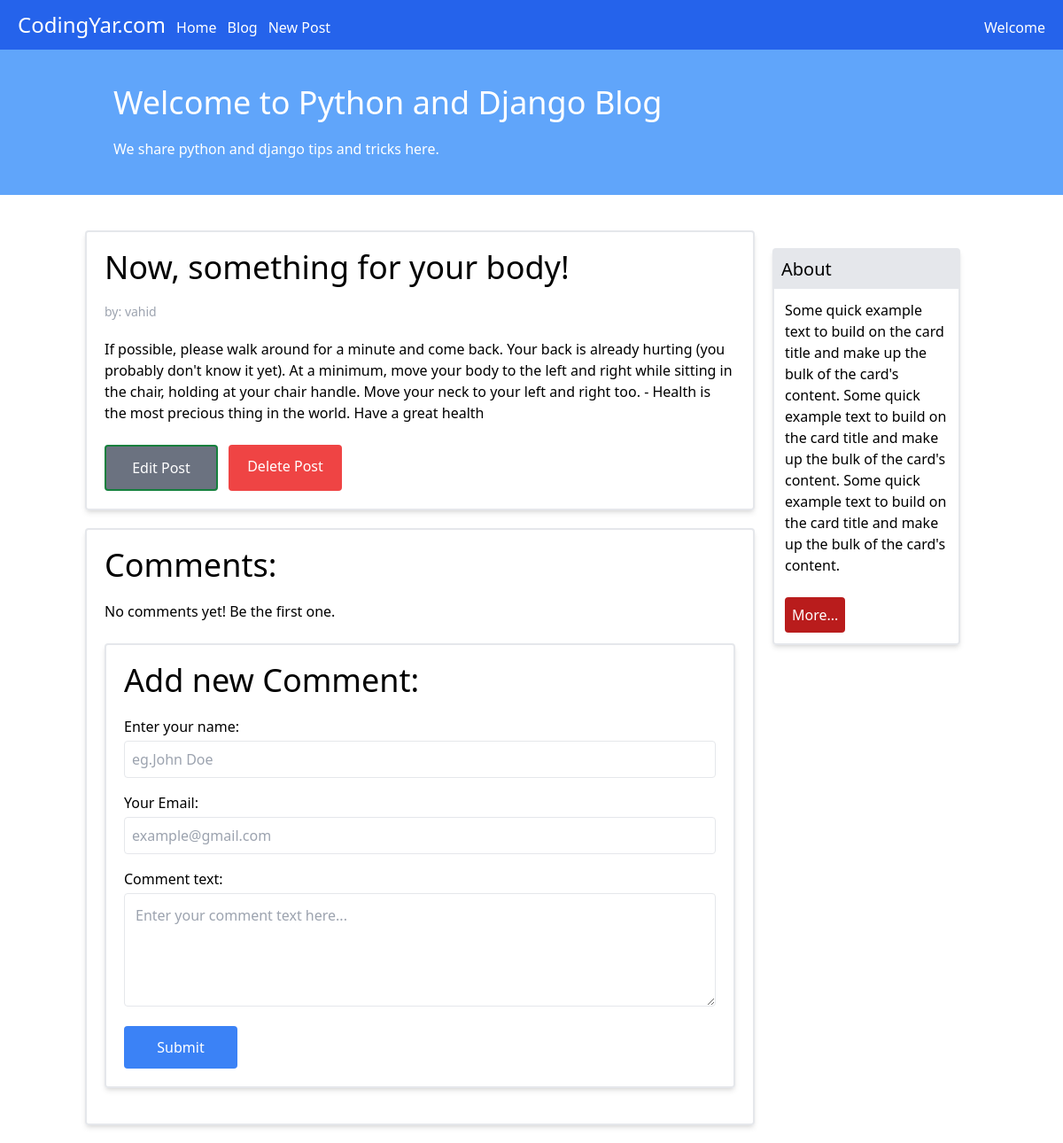
Page /blog/1/ on the committed database.
### blog/models.py (models this page shows, shortened)
class Post(models.Model):
    STATUS_CHOICES = (('pub', 'publish'), ('drf', 'draft'))
    title = models.CharField(max_length=100)
    text = models.TextField()
    author = models.ForeignKey(User, on_delete=models.CASCADE)
    datetime_created = models.DateTimeField(auto_now_add=True)
    datetime_modified = models.DateTimeField(auto_now=True)
    status = models.CharField(choices=STATUS_CHOICES, max_length=3)

### blog/views.py (the view)
# urls.py: path('<int:pk>/', views.PostDetailView, name='post_detail')
def PostDetailView(request, pk):
    post = get_object_or_404(Post, pk=pk)
    return render(request, 'blog/post_detail.html', {'post': post})

### blog/templates/blog/post_detail.html (shortened to what this page needs)
{% extends '_base.html' %}
{% load static %}
{% block css %}
<link rel="stylesheet" href="{%static 'blog/post_detail.css' %}">
{% endblock css %}
{% block content %}
<main class="flex pt-10 px-24">
    <div class="w-3/4">
        <div class="p-5 border-2 rounded shadow-md mb-5">
            <h3 class="text-4xl mb-5">{{ post.title}}</h3>
            <p class="text-gray-400 text-sm mb-5">by: {{ post.author}}</p>
            <p class="mb-6">
                {{ post.text }}
            </p>
            <div class="flex relative ">
                <a href="#"
                    class=" text-white rounded bg-gray-500 py-3 w-32 text-center hover:bg-gray-700 border-2 border-green-700 mr-3">
                    Edit Post
                </a>
                <a href="#"
                    class=" text-white rounded bg-red-500 py-3 w-32 text-center hover:bg-red-700 mr-3">
                    Delete Post
                </a>
            </div>
        </div>
        <div class="p-5 border-2 rounded shadow-md mb-5">
            <h3 class="text-4xl mb-5">Comments:</h3>
            <p class="mb-6">No comments yet! Be the first one.</p>
        <div class="p-5 border-2 rounded shadow-md mb-5">
            <h3 class="text-4xl mb-5">Add new Comment:</h3>
            <label for="name">Enter your name:</label><br/>
            <input
                    class="w-full border focus:border-cyan-500 focus:outline-none p-2 focus:ring-4 rounded mt-1 mb-4"
                    type="text"
                    name="name"
                    id="name"
                    placeholder="eg.John Doe"
            /><br/>
            <label for="email">Your Email:</label><br/>
            <input
                    class="w-full border focus:border-cyan-500 focus:outline-none p-2 focus:ring-4 rounded mt-1 mb-4"
                    type="email"
                    name="email"
                    id="email"
                    placeholder="example@gmail.com"
            /><br/>
            <label for="text">Comment text:</label><br/>
            <textarea
                    name="text"
                    id="text"
                    class="w-full border focus:border-cyan-500 focus:outline-none p-3 h-32 focus:ring-4 rounded mt-1 mb-4"
                    placeholder="Enter your comment text here..."
            ></textarea>
      <button
        class="text-white rounded bg-blue-500 py-3 w-32 text-center hover:bg-blue-700 focus:ring-4 focus:outline-none"
      >
        Submit
      </button>
        </div>
    </div>
    </div>
    <aside class="w-1/4 p-5">
        <div class="shadow-md border-2 rounded">
            <div class="bg-gray-200 p-2 text-xl">About</div>
            <div class="p-3">
                <p class="mb-6">
                    Some quick example text to build on the card title and make up the
                    bulk of the card's content. Some quick example text to build on
                    the card title and make up the bulk of the card's content. Some
                    quick example text to build on the card title and make up the bulk
                    of the card's content.
                </p>
                <button
                        class="text-white rounded bg-red-700 p-2 hover:bg-red-600 focus:ring-4 focus:ring-red-200 focus:outline-none"
                >
                    More...
                </button>
            </div>
        </div>
    </aside>
</main>
{% endblock content %}

### blog/static/blog/post_detail.css (style rules this page uses)
html, :host { line-height: 1.5; -webkit-text-size-adjust: 100%; -moz-tab-size: 4; -o-tab-size: 4; tab-size: 4; font-family: ui-sans-serif, system-ui, sans-serif, "Apple Color Emoji", "Segoe UI Emoji", "Segoe UI Symbol", "Noto Color Emoji"; font-feature-settings: normal; font-variation-settings: normal; -webkit-tap-highlight-color: transparent; }
body { margin: 0; line-height: inherit; }
h1, h2, h3, h4, h5, h6 { font-size: inherit; font-weight: inherit; }
a { color: inherit; text-decoration: inherit; }
button, input, optgroup, select, textarea { font-family: inherit; font-feature-settings: inherit; font-variation-settings: inherit; font-size: 100%; font-weight: inherit; line-height: inherit; color: inherit; margin: 0; padding: 0; }
button, select { text-transform: none; }
button, [type='button'], [type='reset'], [type='submit'] { -webkit-appearance: button; background-color: transparent; background-image: none; }
blockquote, dl, dd, h1, h2, h3, h4, h5, h6, hr, figure, p, pre { margin: 0; }
textarea { resize: vertical; }
input::placeholder, textarea::placeholder { opacity: 1; color: #9ca3af; }
button, [role="button"] { cursor: pointer; }
.relative { position: relative; }
.mb-4 { margin-bottom: 1rem; }
.mb-5 { margin-bottom: 1.25rem; }
.mb-6 { margin-bottom: 1.5rem; }
.mr-3 { margin-right: 0.75rem; }
.mt-1 { margin-top: 0.25rem; }
.flex { display: flex; }
.h-32 { height: 8rem; }
.w-1\/4 { width: 25%; }
.w-3\/4 { width: 75%; }
.w-32 { width: 8rem; }
.w-full { width: 100%; }
.rounded { border-radius: 0.25rem; }
.border { border-width: 1px; }
.border-2 { border-width: 2px; }
.border-green-700 { --tw-border-opacity: 1; border-color: rgb(21 128 61 / var(--tw-border-opacity)); }
.bg-blue-500 { --tw-bg-opacity: 1; background-color: rgb(59 130 246 / var(--tw-bg-opacity)); }
.bg-gray-200 { --tw-bg-opacity: 1; background-color: rgb(229 231 235 / var(--tw-bg-opacity)); }
.bg-gray-500 { --tw-bg-opacity: 1; background-color: rgb(107 114 128 / var(--tw-bg-opacity)); }
.bg-red-500 { --tw-bg-opacity: 1; background-color: rgb(239 68 68 / var(--tw-bg-opacity)); }
.bg-red-700 { --tw-bg-opacity: 1; background-color: rgb(185 28 28 / var(--tw-bg-opacity)); }
.p-2 { padding: 0.5rem; }
.p-3 { padding: 0.75rem; }
.p-5 { padding: 1.25rem; }
.px-24 { padding-left: 6rem; padding-right: 6rem; }
.py-3 { padding-top: 0.75rem; padding-bottom: 0.75rem; }
.pt-10 { padding-top: 2.5rem; }
.text-center { text-align: center; }
.text-4xl { font-size: 2.25rem; line-height: 2.5rem; }
.text-sm { font-size: 0.875rem; line-height: 1.25rem; }
.text-xl { font-size: 1.25rem; line-height: 1.75rem; }
.text-gray-400 { --tw-text-opacity: 1; color: rgb(156 163 175 / var(--tw-text-opacity)); }
.text-white { --tw-text-opacity: 1; color: rgb(255 255 255 / var(--tw-text-opacity)); }
.shadow-md { --tw-shadow: 0 4px 6px -1px rgb(0 0 0 / 0.1), 0 2px 4px -2px rgb(0 0 0 / 0.1); --tw-shadow-colored: 0 4px 6px -1px var(--tw-shadow-color), 0 2px 4px -2px var(--tw-shadow-color); box-shadow: var(--tw-ring-offset-shadow, 0 0 #0000), var(--tw-ring-shadow, 0 0 #0000), var(--tw-shadow); }

### rows in the picture
Post: title "Now, something for your body!", author "vahid", text "If possible, please walk around for a minute and come back. Your back is already hurting (you probably don't know it yet). At a minimum, move your body to the left and right while sitting in the chair, holding at your chair handle. Move your neck to your left and right too. - Health is the most precious thing in the world. Have a great health"
